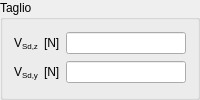
                   <widget class="QGroupBox" name="VSdGBox">
                    <property name="title">
                     <string>Taglio</string>
                    </property>
                    <layout class="QGridLayout" name="gridLayout_16">
                     <item row="0" column="0">
                      <widget class="QLabelRichName" name="VSdZLabel">
                       <property name="text">
                        <string>&lt;!DOCTYPE HTML PUBLIC &quot;-//W3C//DTD HTML 4.0//EN&quot; &quot;http://www.w3.org/TR/REC-html40/strict.dtd&quot;&gt;
&lt;html&gt;&lt;head&gt;&lt;meta name=&quot;qrichtext&quot; content=&quot;1&quot; /&gt;&lt;/head&gt;
&lt;body&gt;
V&lt;span style=&quot; vertical-align:sub;&quot;&gt;Sd,z&lt;/span&gt;
&lt;/body&gt;&lt;/html&gt;</string>
                       </property>
                      </widget>
                     </item>
                     <item row="0" column="1">
                      <widget class="QLabelUnitMeasure" name="VSdZUMLabel">
                       <property name="text">
                        <string>&lt;!DOCTYPE HTML PUBLIC &quot;-//W3C//DTD HTML 4.0//EN&quot; &quot;http://www.w3.org/TR/REC-html40/strict.dtd&quot;&gt;
&lt;html&gt;&lt;head&gt;&lt;meta name=&quot;qrichtext&quot; content=&quot;1&quot; /&gt;&lt;/head&gt;
&lt;body&gt;
[N]
&lt;/body&gt;&lt;/html&gt;</string>
                       </property>
                      </widget>
                     </item>
                     <item row="0" column="2">
                      <widget class="QLineEditValue" name="VSdZLEdit"/>
                     </item>
                     <item row="1" column="0">
                      <widget class="QLabelRichName" name="VSdYLabel">
                       <property name="text">
                        <string>&lt;!DOCTYPE HTML PUBLIC &quot;-//W3C//DTD HTML 4.0//EN&quot; &quot;http://www.w3.org/TR/REC-html40/strict.dtd&quot;&gt;
&lt;html&gt;&lt;head&gt;&lt;meta name=&quot;qrichtext&quot; content=&quot;1&quot; /&gt;&lt;/head&gt;
&lt;body&gt;
V&lt;span style=&quot; vertical-align:sub;&quot;&gt;Sd,y&lt;/span&gt;
&lt;/body&gt;&lt;/html&gt;</string>
                       </property>
                      </widget>
                     </item>
                     <item row="1" column="1">
                      <widget class="QLabelUnitMeasure" name="VSdYUMLabel">
                       <property name="text">
                        <string>&lt;!DOCTYPE HTML PUBLIC &quot;-//W3C//DTD HTML 4.0//EN&quot; &quot;http://www.w3.org/TR/REC-html40/strict.dtd&quot;&gt;
&lt;html&gt;&lt;head&gt;&lt;meta name=&quot;qrichtext&quot; content=&quot;1&quot; /&gt;&lt;/head&gt;
&lt;body&gt;
[N]
&lt;/body&gt;&lt;/html&gt;</string>
                       </property>
                      </widget>
                     </item>
                     <item row="1" column="2">
                      <widget class="QLineEditValue" name="VSdYLEdit"/>
                     </item>
                    </layout>
                   </widget>
